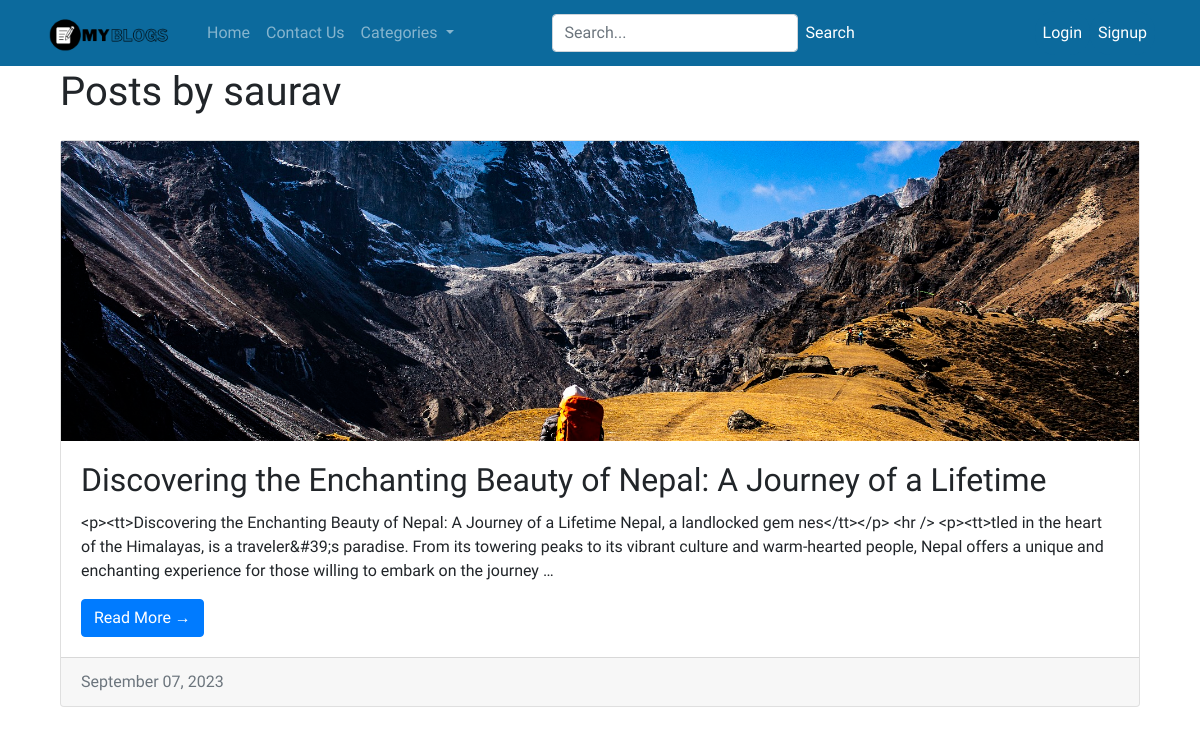
/author/saurav/, run on an earlier commit of the app's database.
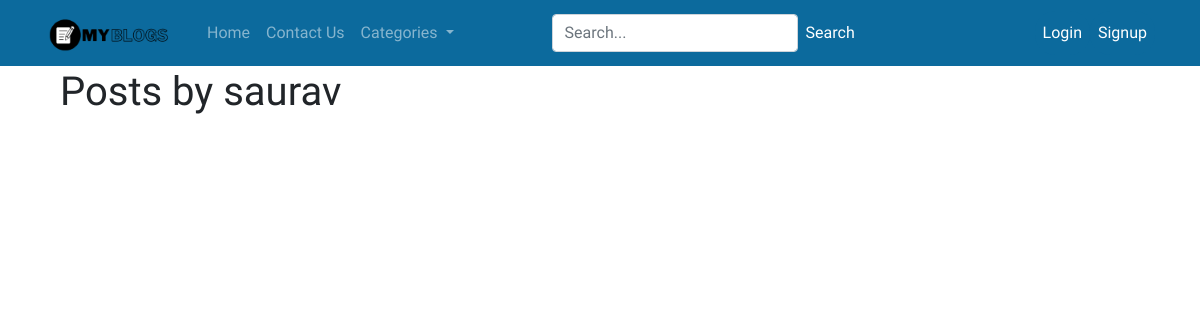
And on a later commit of the database.
### base/models.py (models this page shows, shortened)
class Post(models.Model):
    category = models.ForeignKey(Category, on_delete=models.CASCADE, related_name='posts')
    name = models.CharField(max_length=100)
    slug = models.SlugField(max_length=100,unique=True)
    description = RichTextField(blank=True,null=True)
    post_pic = models.ImageField(default='welcome.gif',null=True,blank=True)
    date_posted = models.DateTimeField(default=timezone.now)
    author = models.ForeignKey(User, on_delete=models.CASCADE)
    class Meta:
        verbose_name_plural = 'Post'

### base/views.py (the view)
# urls.py: path('author/<str:username>/', views.posts_by_author, name='posts-by-author'),
def posts_by_author(request, username):
    author = get_object_or_404(User, username=username)
    posts = Post.objects.filter(author=author)
    context = {
        'author': author,
        'posts': posts,
    }
    return render(request, 'author.html', context)

### base/helper.py (called while the page is built)
def categories(request):
    categories = Category.objects.annotate(post_count=Count('posts'))
    return {'categories': categories}

### base/templates/author.html
{% extends 'base.html' %}
{% block content %}
<div class="container">
    <h1 class="my-4">Posts by {{ author.username }}</h1>
    {% for post in posts %}
    <div class="card mb-4">
        <div class="card-img-top">
            <img src="{{ post.post_pic.url }}" alt="{{ post.name }}" style="max-height: 300px; width: 100%; object-fit: cover;">
        </div>
        <div class="card-body">
            <h2 class="card-title">{{ post.name }}</h2>
            <p class="card-text">{{ post.description|truncatewords:55 }}</p>
            <a href="{% url 'post-detail' pk=post.pk %}" class="btn btn-primary">Read More &rarr;</a>
        </div>
        <div class="card-footer text-muted">
            {{ post.date_posted|date:"F d, Y" }}
        </div>
    </div>
    {% endfor %}
</div>
{% endblock content %}

### base/templates/base.html (shortened to what this page needs)
{% load static %}
<!DOCTYPE html>
<html>
<head>
    <link rel="stylesheet" href="https://maxcdn.bootstrapcdn.com/bootstrap/4.0.0/css/bootstrap.min.css">
    <link rel="stylesheet" type="text/css" href="{% static 'css/style.css' %}">
</head>
<body style="padding-top: 20px;">
    <header class="site-header">
        <nav class="navbar navbar-expand-lg navbar-dark custom-navbar fixed-top">
            <div class="container">
                <a class="navbar-brand" href="{% url 'index' %}">
                    <img src="{% static 'images/logo1.png' %}" alt="Logo" class="mr-2">
                </a>
                <ul class="navbar-nav">
                    <li class="nav-item">
                        <a class="nav-link hide-button-text" href="{% url 'index' %}">Home</a>
                    </li>
                    <li class="nav-item">
                        <a class="nav-link hide-button-text" href="{% url 'contact_us' %}">Contact Us</a>
                    </li>
                    <li class="nav-item dropdown">
                        <a class="nav-link dropdown-toggle hide-button-text" href="#" id="navbarDropdown" role="button"
                            data-toggle="dropdown" aria-haspopup="true" aria-expanded="false">
                            Categories
                        </a>
                    </li>
                </ul>
                <form id="search-form" method="GET" action="{% url 'search-posts' %}" class="form-inline mx-auto">
                    <input type="text" id="search-input" name="query" class="form-control mr-sm-2" placeholder="Search...">
                    <button class="btn btn-outline-light my-2 my-sm-0 hide-button-text" type="submit">Search</button>
                </form>
                <ul class="navbar-nav ml-auto">
                    {% if user.is_authenticated %}
                        <li class="nav-item">
                            <a class="nav-link hide-button-text" href="{% url 'post-create' %}">Create </a>
                        </li>
                        <li class="nav-item">
                            <a class="nav-link hide-button-text" href="{% url 'profile' %}">Profile</a>
                        </li>
                        <li class="nav-item">
                            <a class="nav-link hide-button-text" href="{% url 'logout' %}">Logout</a>
                        </li>
                        <li class="nav-item">
                            <a class="nav-link hide-button-text" href="{% url 'indexx' %}">Poll</a>
                        </li>
                    {% else %}
                        <li class="nav-item">
                            <a class="nav-link text-white" href="{% url 'login' %}">Login</a>
                        </li>
                        <li class="nav-item">
                            <a class="nav-link text-white" href="{% url 'register' %}">Signup</a>
                        </li>
                    {% endif %}
                </ul>
            </div>
        </nav>
    </header>
    <div class="container mt-5">
        {% block content %}
        {% endblock %}
    </div>
</body>
</html>

### static/css/style.css (style rules this page uses)
.nav-link { background-color: #0c6a9d; border: none; border-radius: 20px; color: #fff; padding: 10px 20px; cursor: pointer; transition: background-color 0.3s; }
.navbar-dark { background-color: #0c6a9d; }
.hide-button-text { background-color: transparent; border: none; padding: 0; margin: 0; line-height: 40px; color: #fff; cursor: pointer; transition: background-color 0.3s; }
#search-form { display: flex; align-items: center; }
#search-input { flex: 1; margin-right: 10px; }
body { font-family: 'Montserrat Alternates', sans-serif; font-family: 'Mulish', sans-serif; font-family: 'Sono', sans-serif; }

What changed in the data, as far as the page shows it:
removed Post: post_pic (picture), name "Discovering the Enchanting Beauty of Nepal: A Journey of a Lifetime", description "<p><tt>Discovering the Enchanting Beauty of Nepal: A Journey of a Lifetime Nepal, a landlocked gem nes</tt></p> <hr /> <p><tt>tled in the heart of the Himalayas, is a traveler&#39;s paradise. From its towering peaks to its vibrant culture and warm-hearted people, Nepal offers a unique and enchanting experience for those willing to embark on the journey …", date_posted "September 07, 2023"
